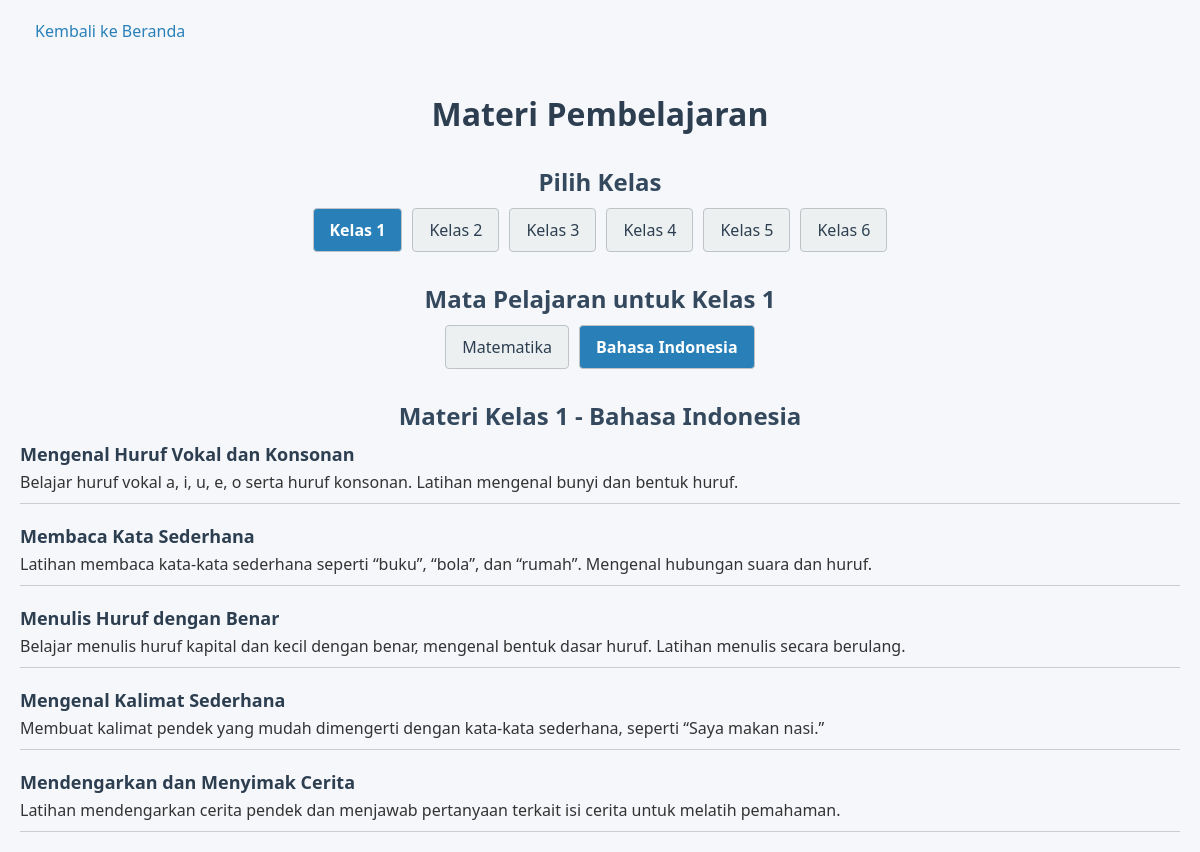
/materi.php?kelas=1&mapel=Bahasa+Indonesia (signed in), run on the app's committed database.
### tables this page shows
CREATE TABLE `materi` (
  `id` int(11) NOT NULL,
  `kelas` int(11) NOT NULL,
  `mapel` varchar(50) NOT NULL,
  `judul` varchar(255) NOT NULL,
  `konten` text NOT NULL
);

### materi.php (the view, shortened to what this page needs)
<?php
include 'db.php';
$kelas = isset($_GET['kelas']) ? (int)$_GET['kelas'] : 0;
$mapel = isset($_GET['mapel']) ? $_GET['mapel'] : '';
?>
<!DOCTYPE html>
<html>
<head>
  <link rel="stylesheet" href="style.css">
</head>
<body class="body-materi">
<a href="index.php" class="back">Kembali ke Beranda</a>
<h1 class="judul-halaman">Materi Pembelajaran</h1>
<section class="section-kelas">
  <h2 class="judul-subbagian">Pilih Kelas</h2>
  <div class="menu-kelas">
    <?php for ($i = 1; $i <= 6; $i++): ?>
      <a href="materi.php?kelas=<?= $i ?>" class="btn-kelas <?= ($kelas == $i) ? 'aktif' : '' ?>">Kelas <?= $i ?></a>
    <?php endfor; ?>
  </div>
</section>
<?php if ($kelas): ?>
  <section class="section-mapel">
    <h2 class="judul-subbagian">Mata Pelajaran untuk Kelas <?= $kelas ?></h2>
    <div class="menu-mapel">
      <?php
      $result_mapel = mysqli_query($conn, "SELECT DISTINCT mapel FROM materi WHERE kelas = $kelas");
      while ($m = mysqli_fetch_assoc($result_mapel)):
      ?>
        <a href="materi.php?kelas=<?= $kelas ?>&mapel=<?= urlencode($m['mapel']) ?>" class="btn-mapel <?= ($mapel == $m['mapel']) ? 'aktif' : '' ?>">
          <?= htmlspecialchars($m['mapel']) ?>
        </a>
      <?php endwhile; ?>
    </div>
  </section>
<?php endif; ?>
<?php if ($kelas && $mapel): ?>
  <section class="section-materi">
    <h2 class="judul-subbagian">Materi Kelas <?= $kelas ?> - <?= htmlspecialchars($mapel) ?></h2>
    <?php
    $result_materi = mysqli_query($conn, "SELECT * FROM materi WHERE kelas = $kelas AND mapel = '$mapel'");
    if (mysqli_num_rows($result_materi) == 0): ?>
      <p class="pesan-tidak-ada">Tidak ada materi tersedia.</p>
    <?php else: ?>
      <ul class="daftar-materi">
        <?php while ($row = mysqli_fetch_assoc($result_materi)): ?>
          <li class="item-materi">
            <strong class="judul-materi"><?= htmlspecialchars($row['judul']) ?></strong><br>
            <div class="konten-materi"><?= nl2br(htmlspecialchars($row['konten'])) ?></div>
          </li>
        <?php endwhile; ?>
      </ul>
    <?php endif; ?>
  </section>
<?php endif; ?>
</body>
</html>

### style.css (style rules this page uses)
body { font-family: Arial, sans-serif; background-color: #f0f8ff; margin: 0; padding: 0; }
h2 { text-align: center; margin-bottom: 20px; color: #333; }
body.body-materi { font-family: 'Segoe UI', sans-serif; background-color: #f5f7fa; margin: 0; padding: 0 20px; color: #333; }
h1.judul-halaman { text-align: center; color: #2c3e50; margin-top: 30px; margin-bottom: 10px; }
h2.judul-subbagian { margin-top: 30px; margin-bottom: 10px; color: #34495e; }
.menu-kelas, .menu-mapel { display: flex; justify-content: center; flex-wrap: wrap; gap: 10px; margin-bottom: 20px; }
.btn-kelas, .btn-mapel { padding: 10px 16px; background-color: #ecf0f1; color: #2c3e50; text-decoration: none; border-radius: 4px; border: 1px solid #bdc3c7; transition: background-color 0.3s, color 0.3s; }
.aktif { background-color: #2980b9; color: white !important; font-weight: bold; }
.daftar-materi { list-style: none; padding-left: 0; margin: 0; }
.item-materi { margin-bottom: 20px; padding-bottom: 10px; border-bottom: 1px solid #ccc; }
.judul-materi { font-size: 18px; color: #2c3e50; }
.konten-materi { margin-top: 5px; white-space: pre-wrap; }
.back { text-decoration: none; background-color: transparent; color: #2980b9; padding: 10px 15px; margin: 10px 0; border: none; border-radius: 5px; display: inline-block; text-align: center; }

### data on the page
materi: judul "Mengenal Huruf Vokal dan Konsonan", konten "Belajar huruf vokal a, i, u, e, o serta huruf konsonan. Latihan mengenal bunyi dan bentuk huruf."
materi: judul "Membaca Kata Sederhana", konten "Latihan membaca kata-kata sederhana seperti “buku”, “bola”, dan “rumah”. Mengenal hubungan suara dan huruf."
materi: judul "Menulis Huruf dengan Benar", konten "Belajar menulis huruf kapital dan kecil dengan benar, mengenal bentuk dasar huruf. Latihan menulis secara berulang."
materi: judul "Mengenal Kalimat Sederhana", konten "Membuat kalimat pendek yang mudah dimengerti dengan kata-kata sederhana, seperti “Saya makan nasi.”"
materi: judul "Mendengarkan dan Menyimak Cerita", konten "Latihan mendengarkan cerita pendek dan menjawab pertanyaan terkait isi cerita untuk melatih pemahaman."

### other printed values
$kelas "1"
$m['mapel'] "Matematika"
$m['mapel'] "Bahasa Indonesia"
$mapel "Bahasa Indonesia"
